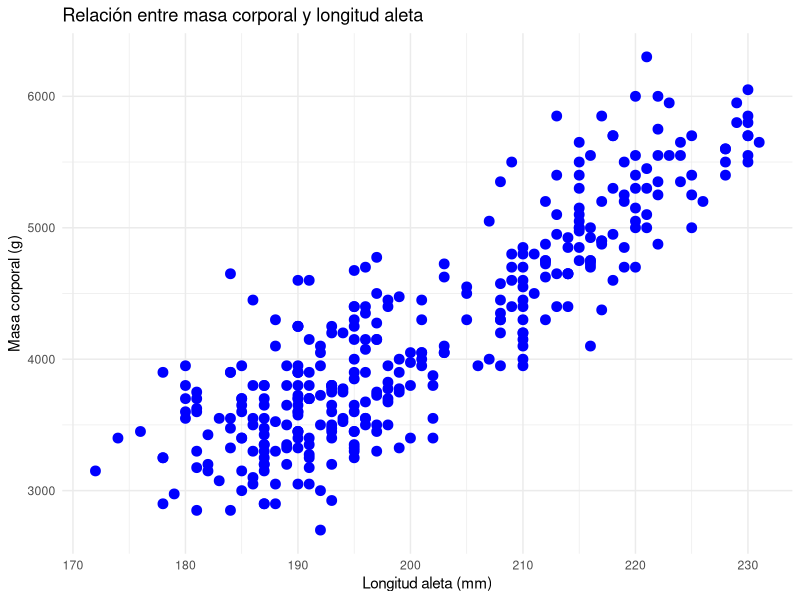
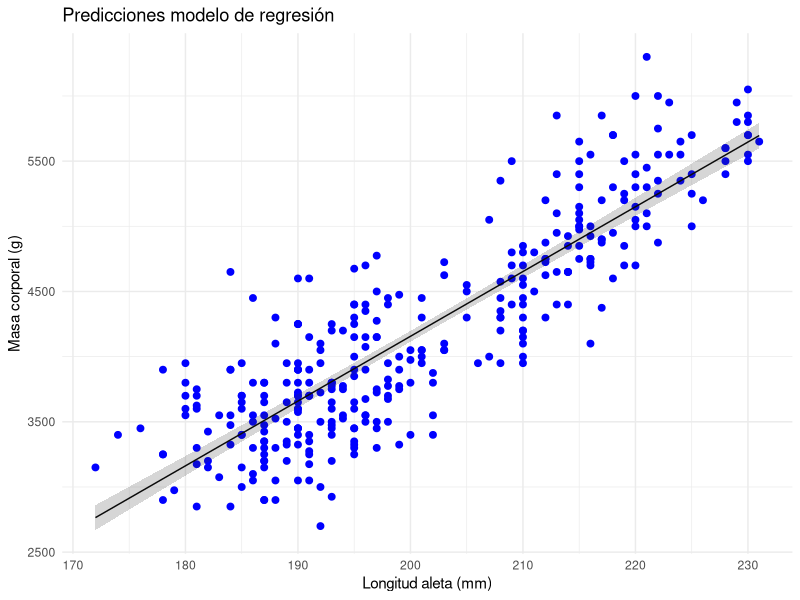
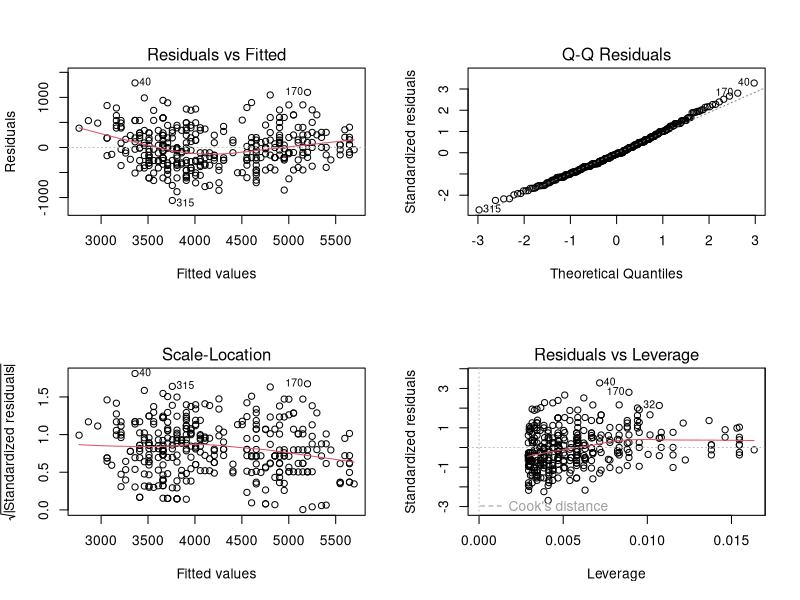
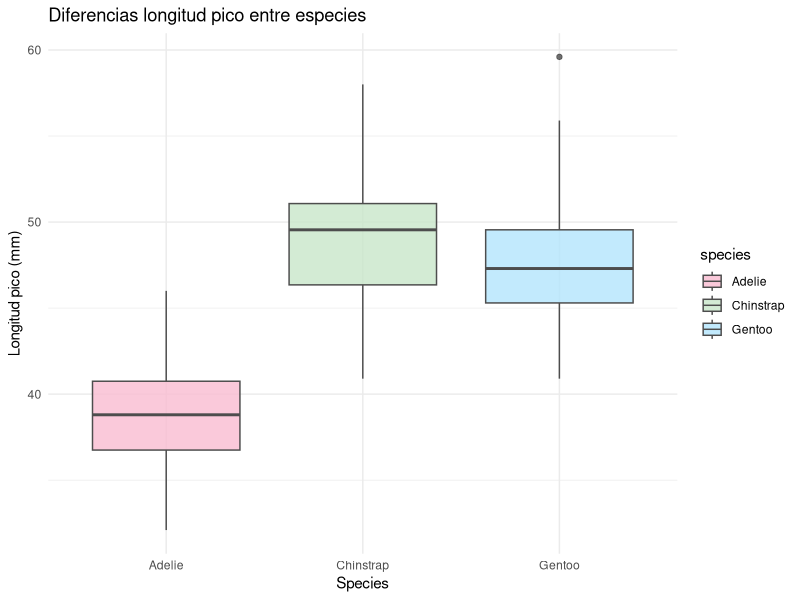
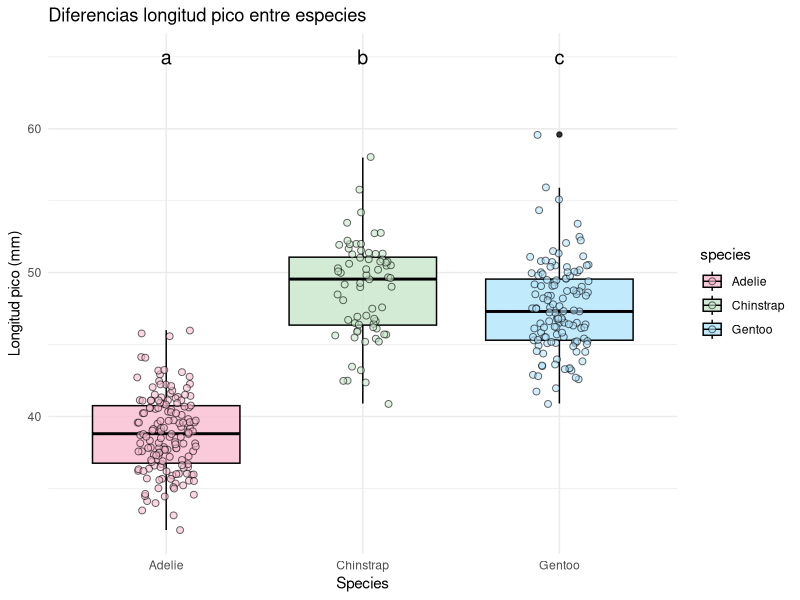
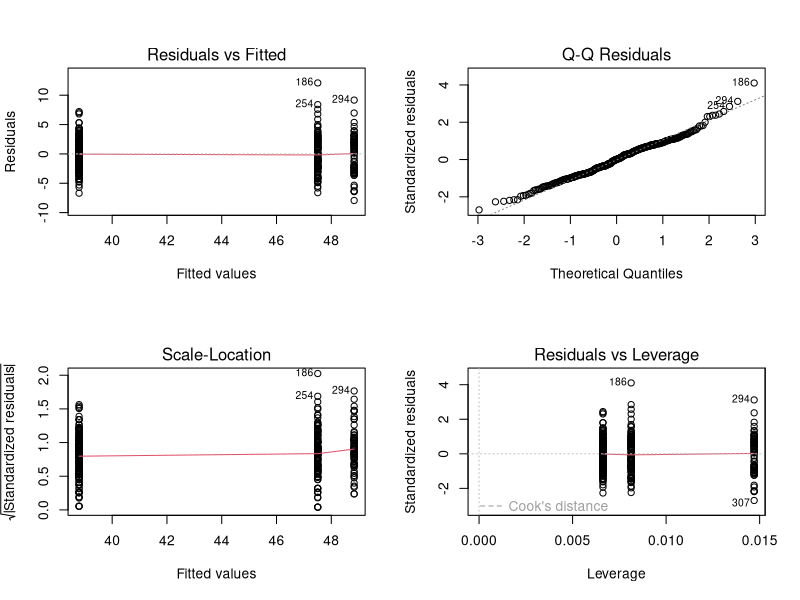
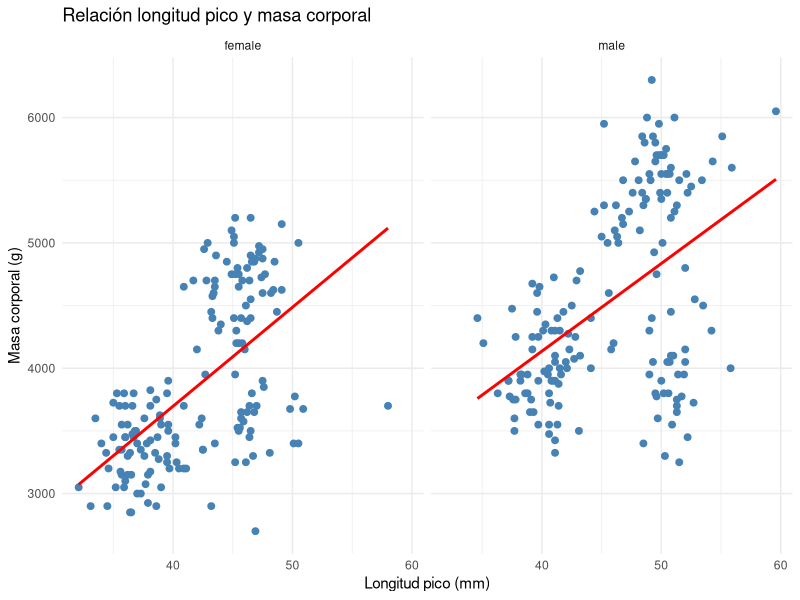
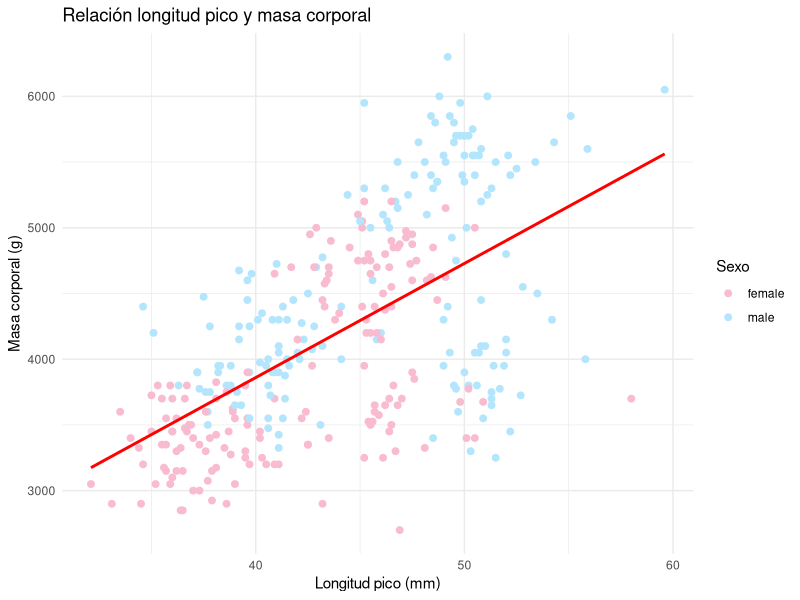

Here is the R script that generated these plots, in order:
## ---- chunk 1
#| echo: true
library(palmerpenguins)
data(penguins)
head(penguins)
## ---- chunk 2
#| echo: true
#| attr-source: "style='font-size: 0.8em'"
#| attr-output: "style='font-size: 0.2em'"
#| fig-width: 7     # ancho en pulgadas
#| fig-height: 5    # alto en pulgadas
#| fig-align: "center"
library(ggplot2)
ggplot(data = penguins, aes(x = flipper_length_mm, y = body_mass_g)) +  
  geom_point(color = "blue", size = 3) +      
  labs(x = "Longitud aleta (mm)",         
       y = "Masa corporal (g)",                   
      title = "Relación entre masa corporal y longitud aleta "   
  ) +
  theme_minimal()        
## ---- chunk 3
#| echo: true
lm_reg1 <- lm(body_mass_g ~ flipper_length_mm, data = penguins)
## ---- chunk 4
#| echo: true
anova(lm_reg1)
## ---- chunk 5
#| echo: true
summary(lm_reg1)
## ---- chunk 6
#| echo: true
#| attr-source: "style='font-size: 0.5em'"
#| attr-output: "style='font-size: 0.4em'"
#| fig-width: 7     # ancho en pulgadas
#| fig-height: 5    # alto en pulgadas
#| fig-align: "center"
library(broom)
library(tidyverse)
library(dplyr)
preds <- augment(lm_reg1, type.predict = "response", se_fit = TRUE)
preds <- preds %>%
  mutate(lower = .fitted - 1.96 * .se.fit,upper = .fitted + 1.96 * .se.fit)
  
ggplot(data = preds, aes(x = flipper_length_mm, y = body_mass_g)) +  
  geom_point(color = "blue", size = 2) +     
  geom_line(aes(y = .fitted)) +
  geom_ribbon(aes(ymin = lower, ymax = upper), alpha = 0.2) +
  labs(x = "Longitud aleta (mm)",         
       y = "Masa corporal (g)",                   
      title = "Predicciones modelo de regresión"   
  ) +
  theme_minimal()        
## ---- chunk 7
#| echo: true
#| attr-source: "style='font-size: 0.6em'"
#| attr-output: "style='font-size: 0.4em'"
#| fig-width: 6     # ancho en pulgadas
#| fig-height: 6    # alto en pulgadas
#| fig-align: "left"
par(mfrow=c(2,2))
plot(lm_reg1)      
## ---- chunk 8
#| echo: true
#| attr-source: "style='font-size: 0.6em'"
#| attr-output: "style='font-size: 0.4em'"
shapiro.test(residuals(lm_reg1))
## ---- chunk 9
#| echo: true
#| attr-source: "style='font-size: 0.6em'"
#| attr-output: "style='font-size: 0.4em'"
library(lmtest)
resettest(lm_reg1)
## ---- chunk 10
#| echo: true
#| attr-source: "style='font-size: 0.6em'"
#| attr-output: "style='font-size: 0.4em'"
library(car)
ncvTest(lm_reg1)
## ---- chunk 11
#| echo: true
#| attr-source: "style='font-size: 0.8em'"
#| attr-output: "style='font-size: 0.2em'"
#| fig-width: 7     # ancho en pulgadas
#| fig-height: 5    # alto en pulgadas
#| fig-align: "center"
ggplot(data = penguins, aes(x = species, y = bill_length_mm, fill = species)) +  
  geom_boxplot(alpha = 0.8, color = "gray30") +
  scale_fill_manual(values = c("#F8BBD0", "#C8E6C9", "#B3E5FC")) +
  labs(x = "Species",         
       y = "Longitud pico (mm)",                   
      title = "Diferencias longitud pico entre especies"   
  ) +
  theme_minimal()        
## ---- chunk 12
#| echo: true
penguins$species <- as.factor(penguins$species)
lm_reg2 <- lm(bill_length_mm ~ species, data = penguins)
## ---- chunk 13
#| echo: true
anova(lm_reg2)
## ---- chunk 14
#| echo: true
#| attr-source: "style='font-size: 0.6em'"
#| attr-output: "style='font-size: 0.4em'"
summary(lm_reg2)
## ---- chunk 15
#| echo: true
 contrasts(penguins$species)
## ---- chunk 16
#| echo: true
library(multcomp)
posthoc_species <- glht(lm_reg2, linfct=mcp(species="Tukey"))
summary(posthoc_species)
## ---- chunk 17
#| echo: true
#| attr-source: "style='font-size: 0.5em'"
#| attr-output: "style='font-size: 0.2em'"
#| fig-width: 9    # ancho en pulgadas
#| fig-height: 6    # alto en pulgadas
#| fig-align: "center"
ggplot(data = penguins, aes(x = species, y = bill_length_mm, fill = species, color = species)) +  
  geom_boxplot(alpha = 0.8, color = "black") +
  geom_jitter(width = 0.15, alpha = 0.6, size = 2, shape=21, color="black") +
  scale_fill_manual(values = c("#F8BBD0", "#C8E6C9", "#B3E5FC")) +
  scale_color_manual(values = c("#F8BBD0", "#C8E6C9", "#B3E5FC")) +
 labs(x = "Species",         
       y = "Longitud pico (mm)",                   
      title = "Diferencias longitud pico entre especies"   
  ) +
  theme_minimal() +
  geom_text(data = penguins[2,], aes(y = 65, label = "a"), color="black", 
            size=5, nudge_x = 0) +
  geom_text(data = penguins[2,], aes(y = 65, label = "b"), color="black", 
            size=5, nudge_x = 1) +
  geom_text(data = penguins[2,], aes(y = 65, label = "c"), color="black", 
            size=5, nudge_x = 2) 
## ---- chunk 18
#| echo: true
#| attr-source: "style='font-size: 0.6em'"
#| attr-output: "style='font-size: 0.4em'"
#| fig-width: 6     # ancho en pulgadas
#| fig-height: 6    # alto en pulgadas
#| fig-align: "left"
par(mfrow=c(2,2))
plot(lm_reg2)      
## ---- chunk 19
#| echo: true
levels(penguins$species)
penguins$species <- relevel(penguins$species, ref = "Gentoo")
levels(penguins$species)
## ---- chunk 20
#| echo: true
#| attr-source: "style='font-size: 0.6em'"
#| attr-output: "style='font-size: 0.2em'"
#| fig-width: 9    # ancho en pulgadas
#| fig-height: 6    # alto en pulgadas
#| fig-align: "center"
ggplot(subset(penguins, !is.na(sex)), aes(x = bill_length_mm, y = body_mass_g)) +
  geom_point(color = "steelblue", size = 2) +
  geom_smooth(method = "lm", se = FALSE, color = "red") +
  facet_wrap(~ sex) +
  labs(
    title = "Relación longitud pico y masa corporal",
    x = "Longitud pico (mm)",
    y = "Masa corporal (g)"
  ) +
  theme_minimal()
## ---- chunk 21
#| echo: true
lm_3 <- lm(body_mass_g ~ bill_length_mm*sex, data = penguins)
## ---- chunk 22
#| echo: true
anova(lm_3)
## ---- chunk 23
#| echo: true
lm_4 <- lm(body_mass_g ~ bill_length_mm+sex, data = penguins)
anova(lm_4)
## ---- chunk 24
#| echo: true
#| attr-source: "style='font-size: 0.6em'"
#| attr-output: "style='font-size: 0.2em'"
#| fig-width: 9    # ancho en pulgadas
#| fig-height: 6    # alto en pulgadas
#| fig-align: "center"
ggplot(subset(penguins, !is.na(sex)), aes(x = bill_length_mm, y = body_mass_g, color = sex)) +
  geom_point(size = 2) +
  scale_color_manual(values = c("#F8BBD0", "#B3E5FC")) +
  geom_smooth(method = "lm", se = FALSE, color = "red") +
  labs(
    title = "Relación longitud pico y masa corporal",
    x = "Longitud pico (mm)",
    y = "Masa corporal (g)",
    color = "Sexo"
  ) +
  theme_minimal()
## ---- chunk 25
#| echo: true
#| attr-source: "style='font-size: 0.6em'"
#| attr-output: "style='font-size: 0.2em'"
#| fig-width: 9    # ancho en pulgadas
#| fig-height: 6    # alto en pulgadas
#| fig-align: "center"
ggplot(data = subset(penguins, !is.na(sex)), aes(x = sex, y = body_mass_g, fill = sex, color = sex)) +  
  geom_boxplot(alpha = 0.8, color = "black") +
  geom_jitter(width = 0.15, alpha = 0.6, size = 2, shape=21, color="black") +
  scale_fill_manual(values = c("#F8BBD0", "#B3E5FC")) +
  scale_color_manual(values = c("#F8BBD0", "#B3E5FC")) +
 labs(x = "Sexo",         
       y = "Masa corporal (g)",                   
      title = "Diferencias masa corporal entre sexo"   
  ) +
  theme_minimal() +
  geom_text(data = penguins[2,], aes(y = 6500, label = "a"), color="black", 
            size=5, nudge_x = 0) +
  geom_text(data = penguins[2,], aes(y = 6500, label = "b"), color="black", 
            size=5, nudge_x = 1)         
## ---- chunk 26
#| echo: true
#| attr-source: "style='font-size: 0.6em'"
#| attr-output: "style='font-size: 0.2em'"
#| fig-width: 18    # ancho en pulgadas
#| fig-height: 6    # alto en pulgadas
#| fig-align: "center"
ggplot(subset(penguins, !is.na(species)), aes(x = flipper_length_mm, y = body_mass_g)) +
  geom_point(color = "steelblue", size = 2) +
  geom_smooth(method = "lm", se = FALSE, color = "red") +
  facet_wrap(~ species) +
  labs(
    title = "Relación longitud aleta y masa corporal",
    x = "Longitud aleta (mm)",
    y = "Masa corporal (g)"
  ) +
  theme_minimal()
## ---- chunk 27
#| echo: true
#| attr-source: "style='font-size: 0.6em'"
#| attr-output: "style='font-size: 0.4em'"
datos_limpios <- penguins %>%
  filter(!is.na(flipper_length_mm))
lm_5 <- lm(body_mass_g ~ flipper_length_mm*species, data = datos_limpios)
anova(lm_5)
## ---- chunk 28
#| echo: true
#| attr-source: "style='font-size: 0.7em'"
#| attr-output: "style='font-size: 0.4em'"
summary(lm_5)
## ---- chunk 29
#| echo: true
#| attr-source: "style='font-size: 0.4em'"
#| attr-output: "style='font-size: 0.7em'"
#| fig-width: 9    # ancho en pulgadas
#| fig-height: 6    # alto en pulgadas
#| fig-align: "center"
newdata <- expand.grid(
  flipper_length_mm = seq(min(datos_limpios$flipper_length_mm), max(datos_limpios$flipper_length_mm), length.out = 100),
  species = levels(datos_limpios$species)
)
predicciones_grid <- augment(lm_5, newdata = newdata)

ggplot(datos_limpios, aes(x = flipper_length_mm, y = body_mass_g, color = species)) +
  geom_point(alpha = 0.5) +
  geom_line(data = predicciones_grid, aes(x= flipper_length_mm, y = .fitted, group = species, color = species), size = 1.2) +
  scale_color_manual(values = c("#F8BBD0", "#C8E6C9", "#B3E5FC")) +
  labs(
    title = "ANCOVA: predicciones por especie",
    x = "Longitud aleta (mm)",
    y = "Masa corporal (g)",
    color = "Especie"
  ) +
  theme_minimal()
## ---- chunk 30
#| echo: true
#| #| fig-width: 9    # ancho en pulgadas
#| fig-height: 7    # alto en pulgadas
par(mfrow=c(2,2))
plot(lm_5)
